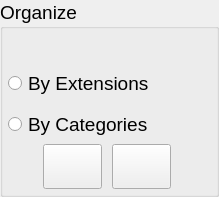
                    <widget class="QGroupBox" name="groupBox_3">
                     <property name="sizePolicy">
                      <sizepolicy hsizetype="Preferred" vsizetype="Fixed">
                       <horstretch>0</horstretch>
                       <verstretch>0</verstretch>
                      </sizepolicy>
                     </property>
                     <property name="maximumSize">
                      <size>
                       <width>270</width>
                       <height>16777215</height>
                      </size>
                     </property>
                     <property name="font">
                      <font>
                       <pointsize>14</pointsize>
                      </font>
                     </property>
                     <property name="title">
                      <string>Organize</string>
                     </property>
                     <layout class="QVBoxLayout" name="verticalLayout_8">
                      <property name="spacing">
                       <number>0</number>
                      </property>
                      <property name="leftMargin">
                       <number>0</number>
                      </property>
                      <property name="topMargin">
                       <number>30</number>
                      </property>
                      <property name="rightMargin">
                       <number>0</number>
                      </property>
                      <property name="bottomMargin">
                       <number>0</number>
                      </property>
                      <item>
                       <layout class="QVBoxLayout" name="verticalLayout_9">
                        <property name="spacing">
                         <number>12</number>
                        </property>
                        <property name="leftMargin">
                         <number>5</number>
                        </property>
                        <property name="topMargin">
                         <number>10</number>
                        </property>
                        <item>
                         <widget class="QRadioButton" name="org_extension_radioButton">
                          <property name="sizePolicy">
                           <sizepolicy hsizetype="Minimum" vsizetype="Preferred">
                            <horstretch>0</horstretch>
                            <verstretch>0</verstretch>
                           </sizepolicy>
                          </property>
                          <property name="font">
                           <font>
                            <pointsize>14</pointsize>
                           </font>
                          </property>
                          <property name="text">
                           <string>By Extensions</string>
                          </property>
                         </widget>
                        </item>
                        <item>
                         <widget class="QRadioButton" name="org_categories_radioButton">
                          <property name="sizePolicy">
                           <sizepolicy hsizetype="Minimum" vsizetype="Preferred">
                            <horstretch>0</horstretch>
                            <verstretch>0</verstretch>
                           </sizepolicy>
                          </property>
                          <property name="font">
                           <font>
                            <pointsize>14</pointsize>
                           </font>
                          </property>
                          <property name="text">
                           <string>By Categories</string>
                          </property>
                         </widget>
                        </item>
                       </layout>
                      </item>
                      <item>
                       <layout class="QHBoxLayout" name="horizontalLayout_6">
                        <property name="spacing">
                         <number>10</number>
                        </property>
                        <property name="topMargin">
                         <number>5</number>
                        </property>
                        <property name="rightMargin">
                         <number>5</number>
                        </property>
                        <property name="bottomMargin">
                         <number>5</number>
                        </property>
                        <item>
                         <spacer name="horizontalSpacer_5">
                          <property name="orientation">
                           <enum>Qt::Horizontal</enum>
                          </property>
                          <property name="sizeHint" stdset="0">
                           <size>
                            <width>40</width>
                            <height>20</height>
                           </size>
                          </property>
                         </spacer>
                        </item>
                        <item>
                         <widget class="QPushButton" name="org_info_pushButton">
                          <property name="sizePolicy">
                           <sizepolicy hsizetype="Fixed" vsizetype="Fixed">
                            <horstretch>0</horstretch>
                            <verstretch>0</verstretch>
                           </sizepolicy>
                          </property>
                          <property name="minimumSize">
                           <size>
                            <width>55</width>
                            <height>45</height>
                           </size>
                          </property>
                          <property name="cursor">
                           <cursorShape>PointingHandCursor</cursorShape>
                          </property>
                          <property name="toolTip">
                           <string>learn more</string>
                          </property>
                          <property name="text">
                           <string/>
                          </property>
                          <property name="icon">
                           <iconset>
                            <normaloff>../icons/about.svg</normaloff>../icons/about.svg</iconset>
                          </property>
                          <property name="iconSize">
                           <size>
                            <width>25</width>
                            <height>25</height>
                           </size>
                          </property>
                         </widget>
                        </item>
                        <item>
                         <widget class="QPushButton" name="org_run_pushButton">
                          <property name="sizePolicy">
                           <sizepolicy hsizetype="Fixed" vsizetype="Fixed">
                            <horstretch>0</horstretch>
                            <verstretch>0</verstretch>
                           </sizepolicy>
                          </property>
                          <property name="minimumSize">
                           <size>
                            <width>55</width>
                            <height>45</height>
                           </size>
                          </property>
                          <property name="cursor">
                           <cursorShape>PointingHandCursor</cursorShape>
                          </property>
                          <property name="toolTip">
                           <string>run</string>
                          </property>
                          <property name="text">
                           <string/>
                          </property>
                          <property name="icon">
                           <iconset>
                            <normaloff>../icons/start.svg</normaloff>../icons/start.svg</iconset>
                          </property>
                          <property name="iconSize">
                           <size>
                            <width>25</width>
                            <height>25</height>
                           </size>
                          </property>
                         </widget>
                        </item>
                        <item>
                         <spacer name="horizontalSpacer_6">
                          <property name="orientation">
                           <enum>Qt::Horizontal</enum>
                          </property>
                          <property name="sizeHint" stdset="0">
                           <size>
                            <width>40</width>
                            <height>20</height>
                           </size>
                          </property>
                         </spacer>
                        </item>
                       </layout>
                      </item>
                     </layout>
                    </widget>
